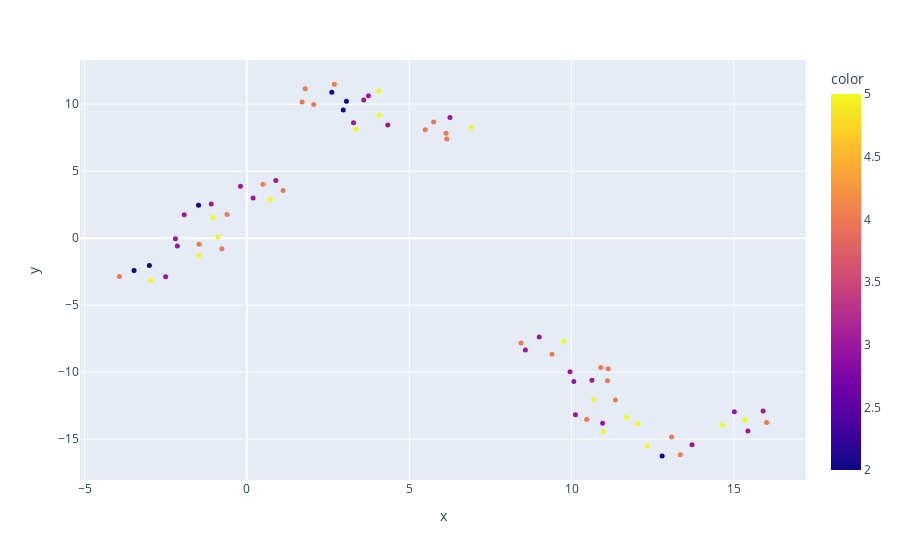

Notebook source saved alongside this figure:
### Code cell
import umap
import plotly.express as px

reducer = umap.UMAP(random_state=30, n_neighbors=15, min_dist=0.99)
embedding = reducer.fit_transform(data_clean)

df_umap = pd.DataFrame(embedding)
data_with_umap = pd.concat([copy_data_clean, df_umap], axis='columns')

labels_column = ['temp_id', 'konzentriert', 'motivation', 'prozent_zeit_rang']

fig = px.scatter(x=embedding[:, 0], y=embedding[:, 1], color=data_with_umap['konzentriert'])
fig.update_traces(marker=dict(size=5))
fig.show()

### Figure 1 — Plotly figure (JSON) as saved in the notebook; plotly's stock layout.template omitted (floating-point values rounded to 4 significant figures)
{"data": [{"hovertemplate": "x=%{x}<br>y=%{y}<br>color=%{marker.color}<extra></extra>", "legendgroup": "", "marker": {"color": [4, 3, 5, 4, 3, 4, 5, 4, 4, 2, 5, 5, 4, 4, 2, 5, 3, 4, 4, 4, 5, 3, 4, 3, 3, 4, 4, 3, 3, 3, 3, 3, 3, 3, 2, 2, 3, 4, 3, 3, 2, 3, 4, 4, 4, 4, 4, 5, 3, 2, 5, 5, 5, 4, 5, 5, 5, 5, 5, 5, 4, 5, 4, 3, 3, 3, 2, 3, 4, 3, 3, 4], "coloraxis": "coloraxis", "size": 5, "symbol": "circle"}, "mode": "markers", "name": "", "orientation": "v", "showlegend": false, "type": "scatter", "x": [2.691, 3.742, 3.359, 5.489, 10.07, 11.35, 11.69, 13.08, 16.01, -3.478, -1.48, -1.045, 0.4889, 1.697, 2.613, 4.058, 4.337, 6.153, 9.397, 11.11, 12.04, 15.43, -0.7728, -0.2007, 0.888, 2.055, 1.793, 3.596, 6.253, 8.577, 9.952, 10.12, 13.71, 15.9, -3.008, -1.492, -2.507, -1.477, -1.101, 0.1877, 2.966, 3.281, 5.751, 8.443, 11.13, 10.47, 13.35, 14.65, -2.146, 3.063, 4.073, 6.909, 9.758, 10.9, 10.68, 10.98, 12.33, 15.34, -2.96, -0.8921, -0.6172, 0.7203, 6.134, 9.004, 10.63, 10.96, 12.79, 15.02, -3.93, -2.205, -1.934, 1.111], "xaxis": "x", "y": [11.5, 10.63, 8.13, 8.09, -10.7, -12.08, -13.38, -14.83, -13.75, -2.407, -1.321, 1.548, 4.033, 10.17, 10.89, 10.99, 8.449, 7.401, -8.674, -10.64, -13.85, -14.4, -0.788, 3.873, 4.314, 9.971, 11.15, 10.31, 9.001, -8.345, -9.971, -13.18, -15.41, -12.91, -2.041, 2.464, -2.888, -0.4501, 2.543, 3.002, 9.57, 8.62, 8.673, -7.825, -9.752, -13.55, -16.17, -13.94, -0.5856, 10.22, 9.183, 8.275, -7.722, -9.649, -12.04, -14.44, -15.52, -13.58, -3.138, 0.09135, 1.768, 2.885, 7.837, -7.377, -10.6, -13.82, -16.25, -12.96, -2.856, -0.05117, 1.752, 3.566], "yaxis": "y"}], "layout": {"autosize": true, "coloraxis": {"colorbar": {"title": {"text": "color"}}, "colorscale": [[0, "#0d0887"], [0.1111, "#46039f"], [0.2222, "#7201a8"], [0.3333, "#9c179e"], [0.4444, "#bd3786"], [0.5556, "#d8576b"], [0.6667, "#ed7953"], [0.7778, "#fb9f3a"], [0.8889, "#fdca26"], [1, "#f0f921"]]}, "legend": {"tracegroupgap": 0}, "margin": {"t": 60}, "xaxis": {"anchor": "y", "autorange": true, "domain": [0, 1], "range": [-5.12, 17.2], "title": {"text": "x"}, "type": "linear"}, "yaxis": {"anchor": "x", "autorange": true, "domain": [0, 1], "range": [-18.3, 13.55], "title": {"text": "y"}, "type": "linear"}}}
